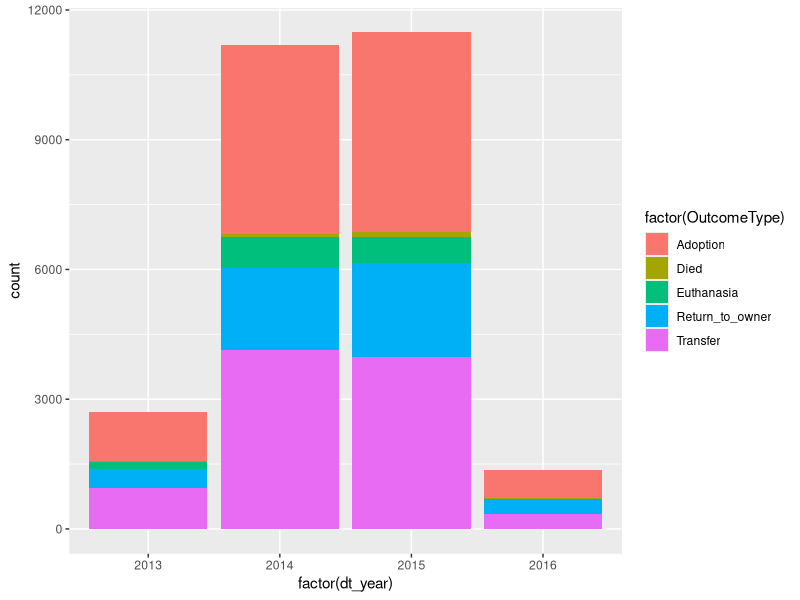
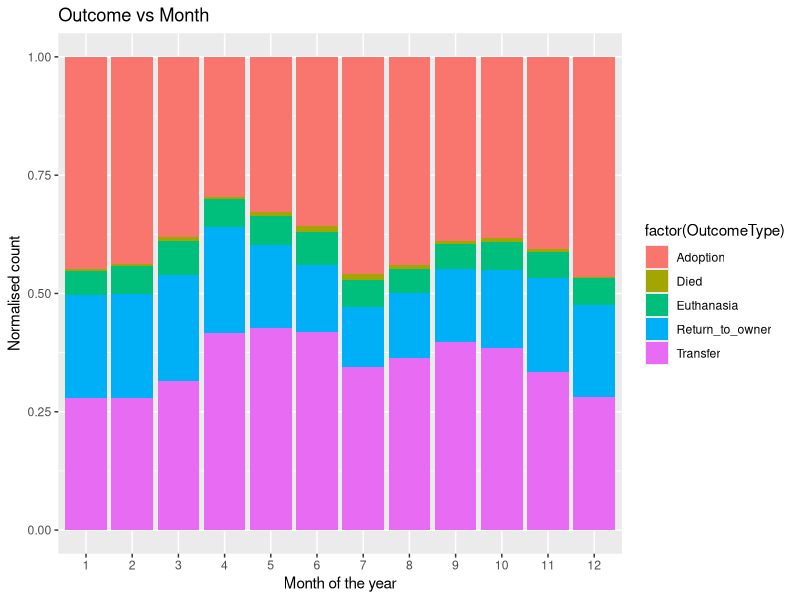
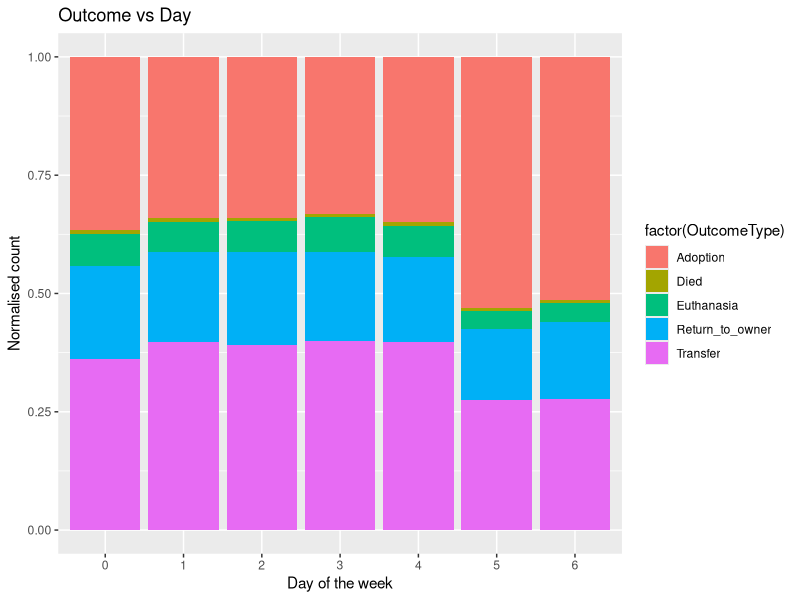
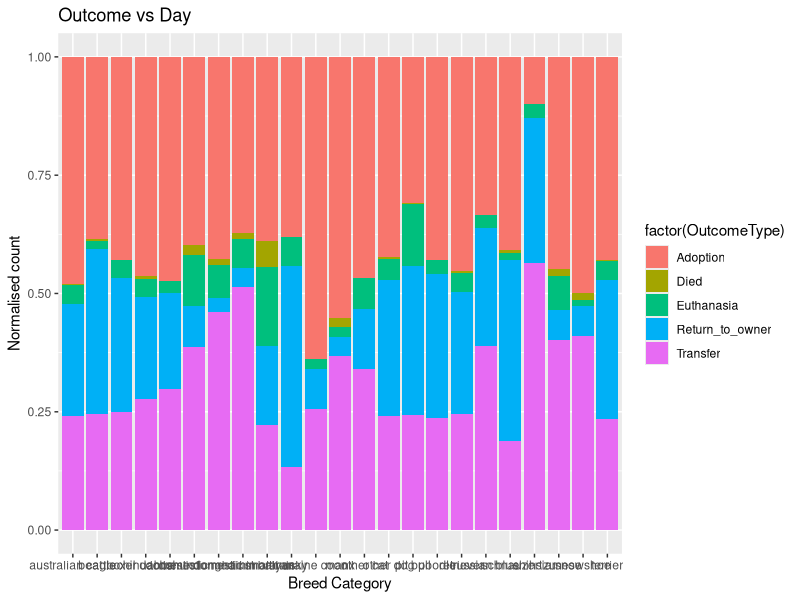

These charts were generated, in order, by the following R code:
#' ---
#' title: "Exploring Data - Animal Shelter Kaggle Comp"
#' author: "F Marin"
#' date: "June 11, 2016"
#' ---

# --- Load Libraries -----

library(magrittr,quietly = TRUE, warn.conflicts = FALSE)
library(dplyr,quietly = TRUE, warn.conflicts = FALSE)
library(tidyr,quietly = TRUE, warn.conflicts = FALSE)
library(foreign,quietly = TRUE, warn.conflicts = FALSE)
library(nnet,quietly = TRUE, warn.conflicts = FALSE)
library(ggplot2,quietly = TRUE, warn.conflicts = FALSE)


# ---- Read & clean data ----

#Read and Clean data: Neil's file

trainPrep.df <- read.csv('../data/train_prep.csv',stringsAsFactors = FALSE)

#fill for missing/unknown values

#to replace with 'unknown'
trainPrep.df %<>% mutate(Name=ifelse(Name=="","Unknown",Name))
trainPrep.df %<>% mutate(Name=ifelse(AgeuponOutcome=="","Unknown",AgeuponOutcome))
trainPrep.df %<>% mutate(Name=ifelse(SexuponOutcome=="","Unknown",SexuponOutcome))
trainPrep.df %<>% mutate(Name=ifelse(sex=="","Unknown",sex))
trainPrep.df %<>% mutate(Name=ifelse(desexed=="","Unknown",desexed))

#replace NAs
trainPrep.df %<>% replace_na(list(AgeuponOutcome_days=-100))


# ---- Some additional plots ----

#outcome vs year
plot.outyear <- ggplot(data=trainPrep.df,aes(x=factor(dt_year)))
plot.outyear <- plot.outyear + geom_bar(aes(fill=factor(OutcomeType)))
plot.outyear

#outcome vs month
plot.outmonth <- ggplot(data=trainPrep.df,aes(x=factor(dt_month)))
plot.outmonth <- plot.outmonth + geom_bar(aes(fill=factor(OutcomeType)),position='fill')
plot.outmonth <- plot.outmonth + labs(title='Outcome vs Month',x='Month of the year',y='Normalised count')
plot.outmonth

#outcome vs day of the week
plot.outday <- ggplot(data=trainPrep.df,aes(x=factor(dt_dayofweek)))
plot.outday <- plot.outday + geom_bar(aes(fill=factor(OutcomeType)),position='fill')
plot.outday <- plot.outday + labs(title='Outcome vs Day',x='Day of the week',y='Normalised count')
plot.outday

#add pet's race into the mix
# remove special characters (replace with ' ')
PetBreed <- data.frame(PetBreed=tolower(gsub("[^[:alnum:] ]", " ",trainPrep.df$Breed)))
#eliminate mix
trainPrep.df$PetBreed <- as.character(sub("(.*?) mix.*", "\\1",PetBreed$PetBreed))

#create mapping: cats
cat.type <- data.frame(table(as.character(trainPrep.df[trainPrep.df$AnimalType=='Cat',]$PetBreed)))
names(cat.type) <- c('Type','Freq')
cat.type %<>% arrange(desc(Freq)) %>%
                mutate(cumsumFreq=cumsum(Freq)/sum(Freq)) 
#take the first 9 classes - 10th is 'other'
cat.main.types <- cat.type[1:9,] %>% arrange(Freq) %>% select(Type)
cat.type$Category <- rep("",nrow(cat.type))
cat.type$Category[1:9] <- as.character(cat.type$Type[1:9])

for (i in 10:length(cat.type$Type)){
  cat.type$Category[i] = 'other cat'
  for(j in 1:9){
    if(grepl(cat.main.types$Type[j],cat.type$Type[i])==TRUE){
      cat.type$Category[i] = as.character(cat.main.types$Type[j])
      break
    }
  }
}

  
#create mapping: dogs
dog.type <- data.frame(table(as.character(trainPrep.df[trainPrep.df$AnimalType=='Dog',]$PetBreed)))
names(dog.type) <- c('Type','Freq')
dog.type %<>% arrange(desc(Freq)) %>%
    mutate(cumsumFreq=cumsum(Freq)/sum(Freq)) 
#take the first 14 classes - 15th is 'other'
dog.main.types <- data.frame(Type=c('pit bull','chihuahua','german shepperd','australian cattle','retriever',
                      'dachshund','poodle','terrier','schnauzer','boxer','shepperd','shih tzu',
                      'beagle','husky')) 
  
for (i in 1:length(dog.type$Type)){
  dog.type$Category[i] = 'other dog'
    for(j in 1:14){
      if(grepl(dog.main.types$Type[j],dog.type$Type[i])==TRUE){
        dog.type$Category[i] = as.character(dog.main.types$Type[j])
        break
      }
    }
}

#create new table
pet.MainBreed <- rbind(dog.type,cat.type) %>% select(PetBreed=Type,PetBreedCat=Category)
#join
trainPrep.df %<>% inner_join(pet.MainBreed)

#explore data
#outcome vs Main breed category
plot.breedmain <- ggplot(data=trainPrep.df,aes(x=factor(PetBreedCat)))
plot.breedmain <- plot.breedmain + geom_bar(aes(fill=factor(OutcomeType)),position='fill')
plot.breedmain <- plot.breedmain + labs(title='Outcome vs Day',x='Breed Category',y='Normalised count')
plot.breedmain
